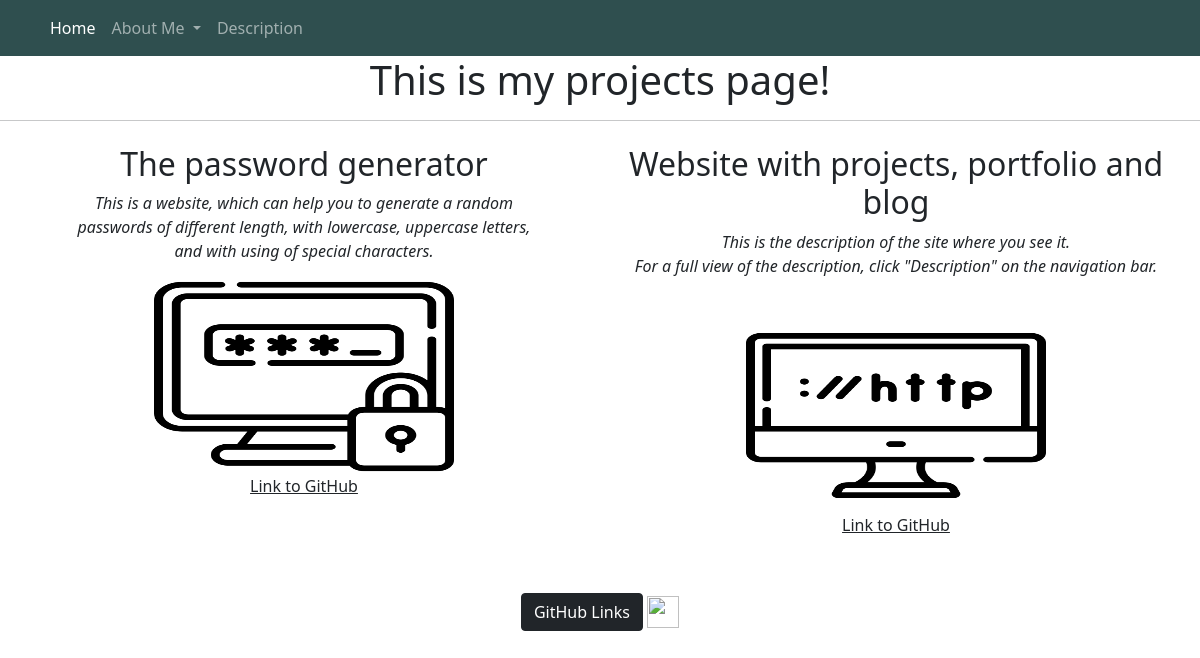
The page / on the database its author committed.
### portfolio/models.py (models this page shows, shortened)
class Project(models.Model):
    title = models.CharField(max_length=100)
    date = models.DateField(blank=True)
    description = models.TextField()
    image = models.ImageField(upload_to='portfolio/images/', blank=True)
    url = models.URLField(blank=True)

### portfolio/views.py (the view)
# urls.py: 2. Add a URL to urlpatterns:  path('', views.home, name='home')
def home(request):
    projects = Project.objects.all()
    return render(request, 'portfolio/home.html', {'projects': projects})

### portfolio/templates/portfolio/home.html
{% extends 'portfolio/base.html' %}
{% block content %}
{% load static %}
<div class="container text-center">
    <h1>This is my projects page!</h1>
</div>
<hr>
<div class="d-flex p-2 bd-highlight">
{% for project in projects %}
<div class="container text-center">
    <h2>{{ project.title }}</h2>
    <p>{{ project.description|safe }}</p>
    <a href="{{ project.url}}">
        <img src="{{ project.image.url }}" height=195 width=300>
    </a>
    {% if project.url %}
    <br>
    <a href="{{ project.url }}" class="link-dark">Link to GitHub</a>
    {% endif %}
    <br>
</div>
{% endfor %}
</div>
<br>
<br>
<div class="container text-center">
    <a href="{% static 'portfolio/GitHub_Links.pdf' %}" class="btn btn-dark">GitHub Links</a>
    <a href="{% static 'portfolio/GitHub_Links.pdf' %}">
        <img src="{% static 'portfolio/pdf_file_icon.jpg' %}" height=32 width=32>
    </a>
</div>
{% endblock %}

### rows shown on the page
Project: title "The password generator", description "This is a website, which can help you to generate a random passwords of different length, with lowercase, uppercase letters, and with using of special characters.", image (picture)
Project: title "Website with projects, portfolio and blog", description "This is the description of the site where you see it. For a full view of the description, click \"Description\" on the navigation bar.", image (picture)
